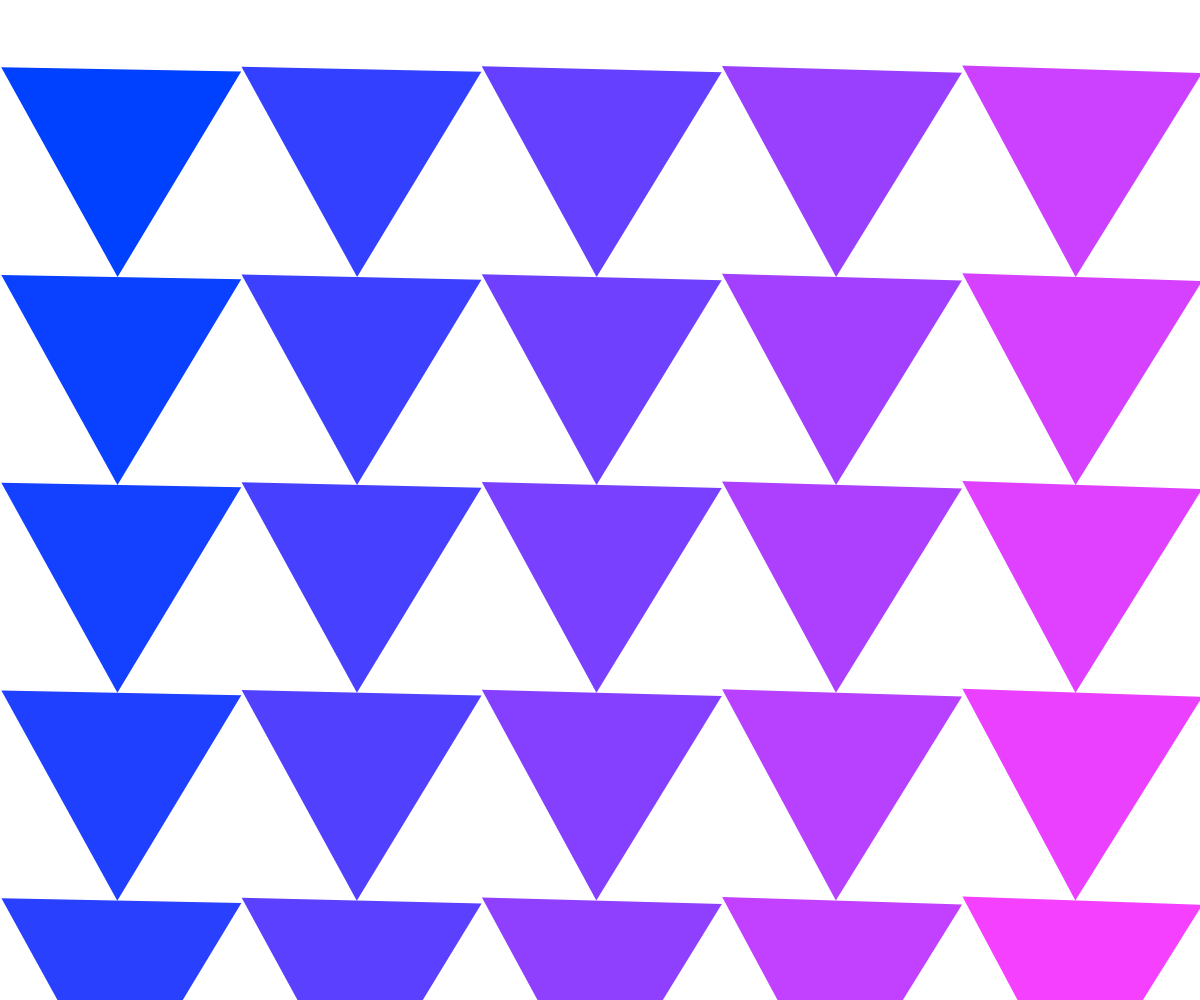
Frame 1 (no input)
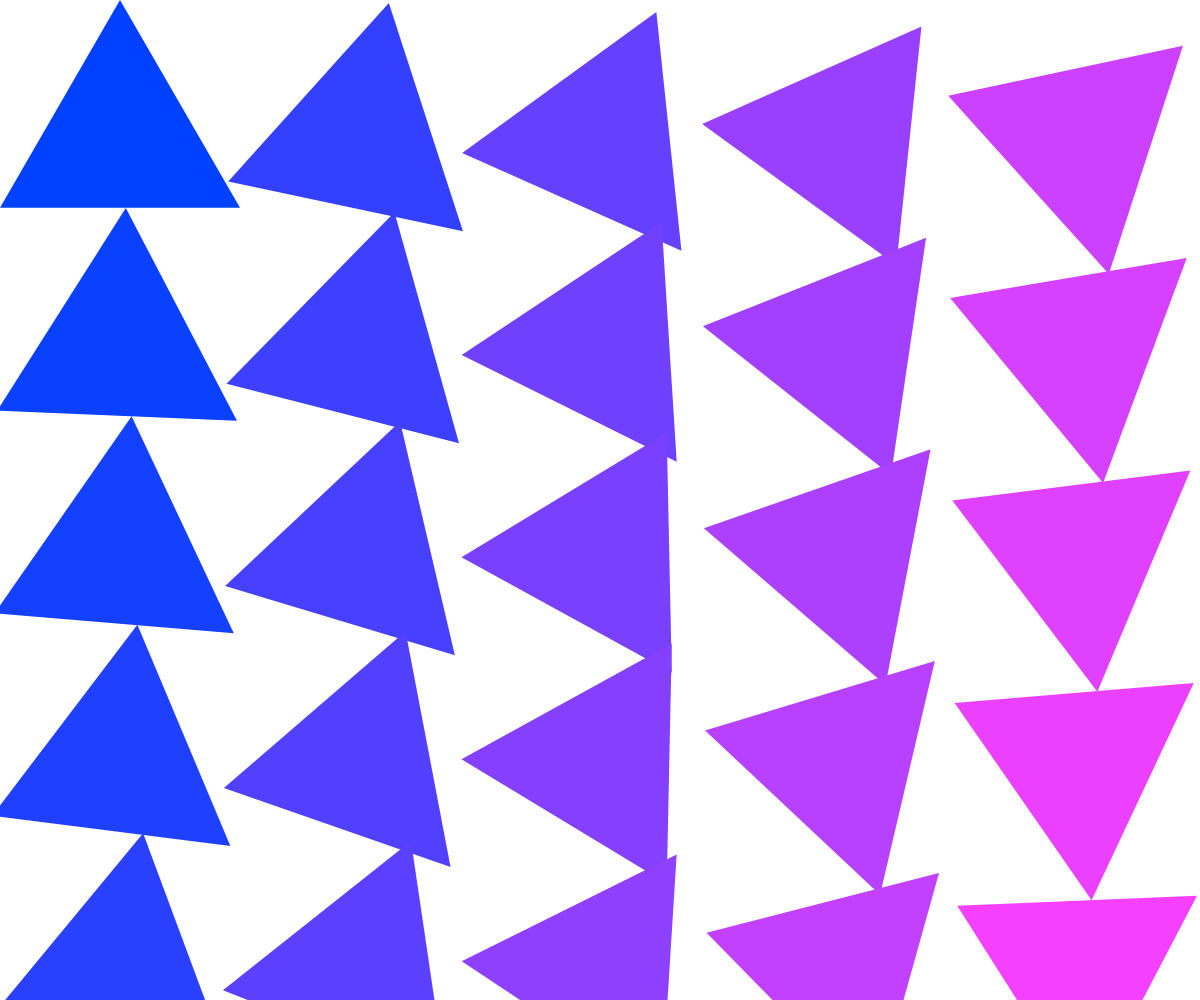
Frame 60 (no input)
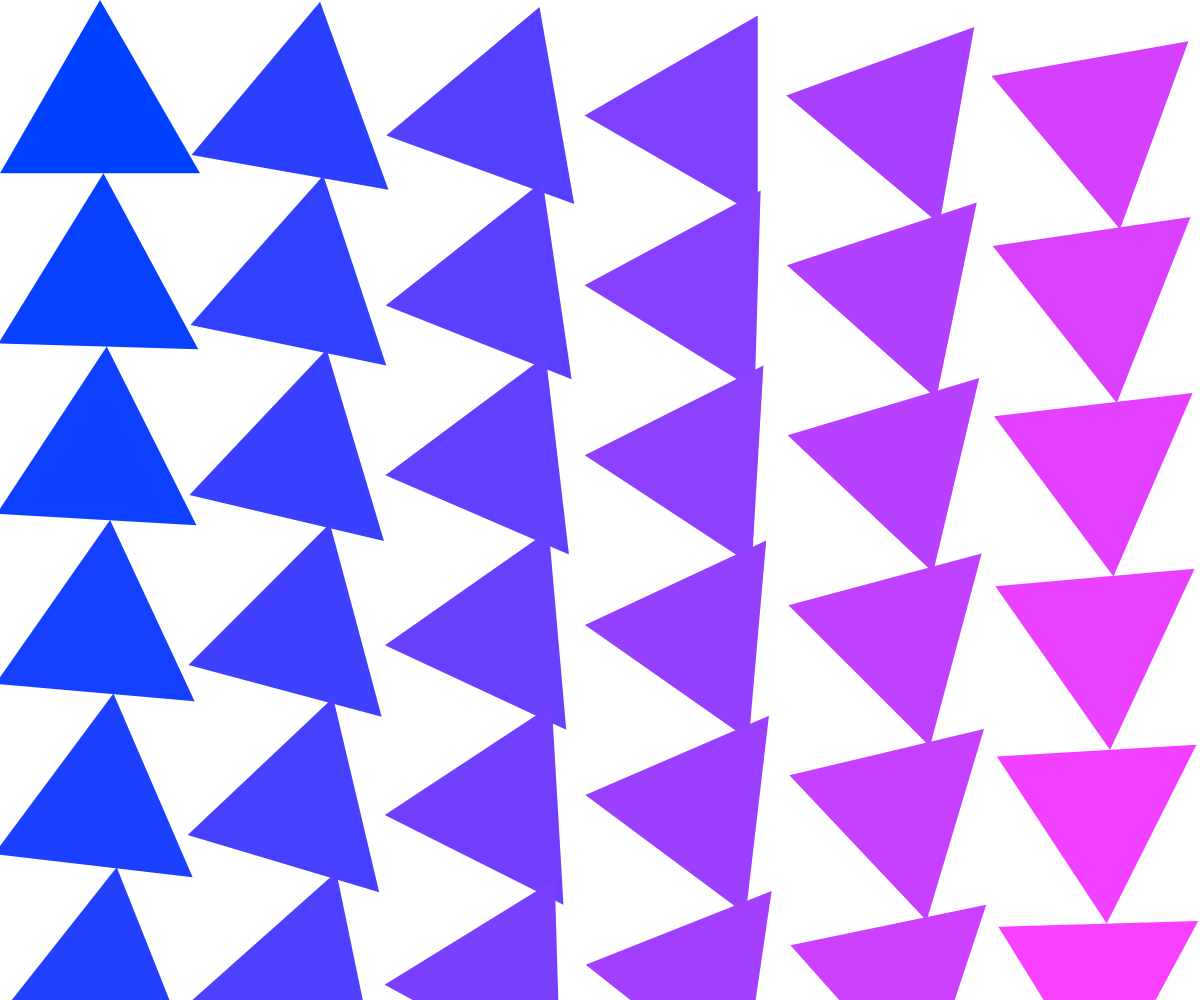
Frame 120 (the mouse pressed at the canvas centre since frame 60)

The p5.js sketch that drew these frames (run headless with seeded random() and noise() and a simulated clock; from frame 60 on, the mouse is pressed at the canvas centre):

// p5.js sketch
// ── sketch.js
Array.prototype.last = function() {
  return this[this.length-1];
}

function tri(s=20,x=0,y=0) {
  this.pos = createVector(x,y);
  this.s = s;
  this.h = ()=>this.s*(.75**.5);
  this.a = 0;
  this.draw = function() {
    var offset = createVector(0,this.h()*(2/3));

    offset.rotate(radians(this.a));
    beginShape();
    for(let i=0;i<3;i++){
      vertex(this.pos.x+offset.x,this.pos.y+offset.y);
      offset.rotate(TAU/3);
    }
    endShape(CLOSE);
  }
}

var tris = [];
var n = 5;
var speed = 1;

function setup() {
  // debugger;
  tris = [];
  createCanvas(windowWidth, windowHeight);
  for(let i=0; i<n; i++){
    for(let j=0; (tris.length>0) ? tris.last().h()*j<height : true; j++){
      tris.push(new tri(width/n));
      tris.last().pos.x = i*tris.last().s+(tris.last().s/2);
      tris.last().pos.y = tris.last().h()*(2/3)+(tris.last().h()*j);
    }
  }
}

function draw() {
  background(255);
  noStroke();
  for(let i=0;i<tris.length;i++){
    fill(i/tris.length*255,64,255);
    tris[i].a += (1 + i/tris.length)*speed;
    tris[i].draw();
  }
}

function windowResized() {
  setup();
}

function mousePressed() {
  n++;
  setup();
}

// ── style.css
body {
  margin: 0;
  cursor: none;
}

html{
  overflow: hidden;
}
